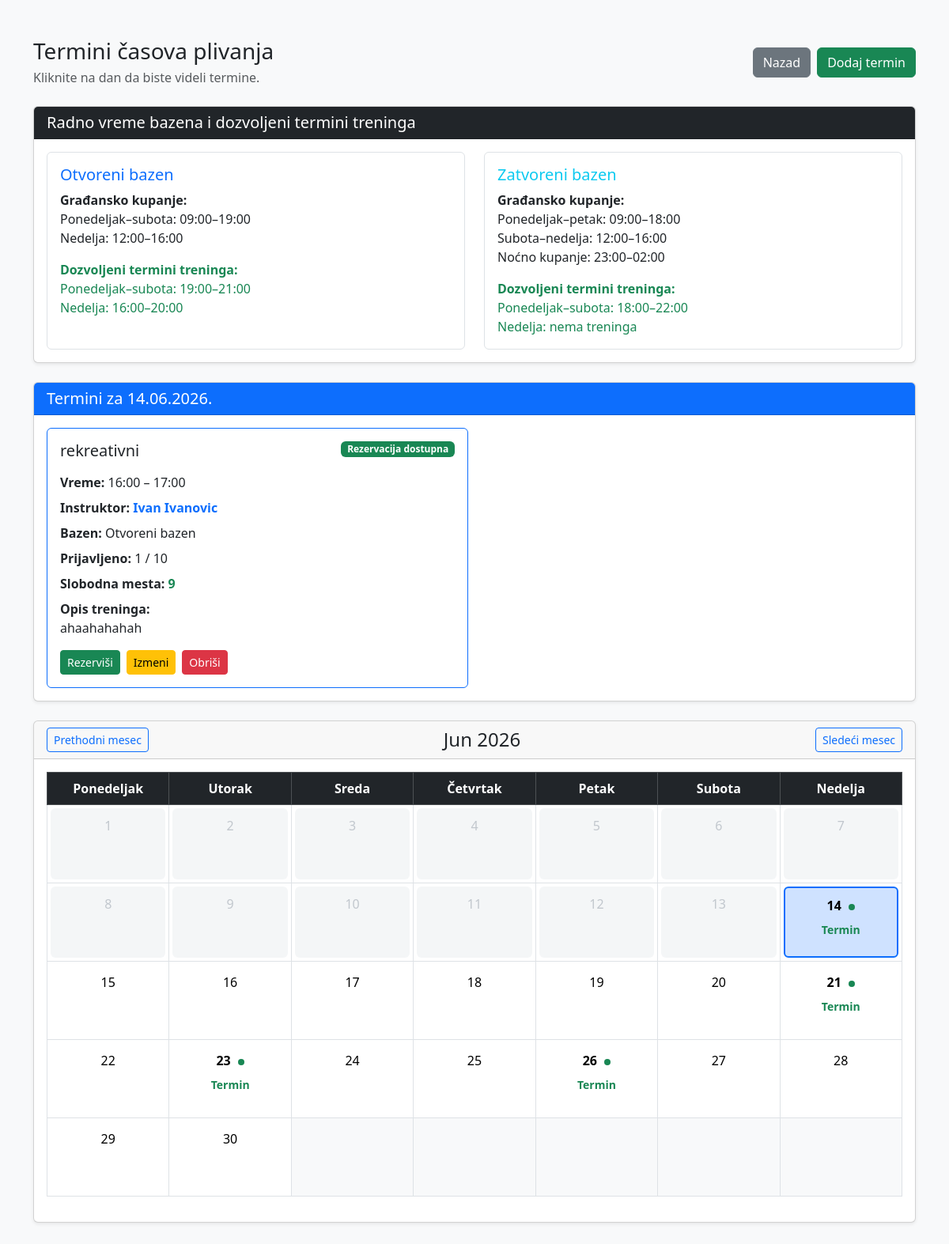
/plivanje_projekat/termini.php (signed in), run on an earlier commit of the app's database.
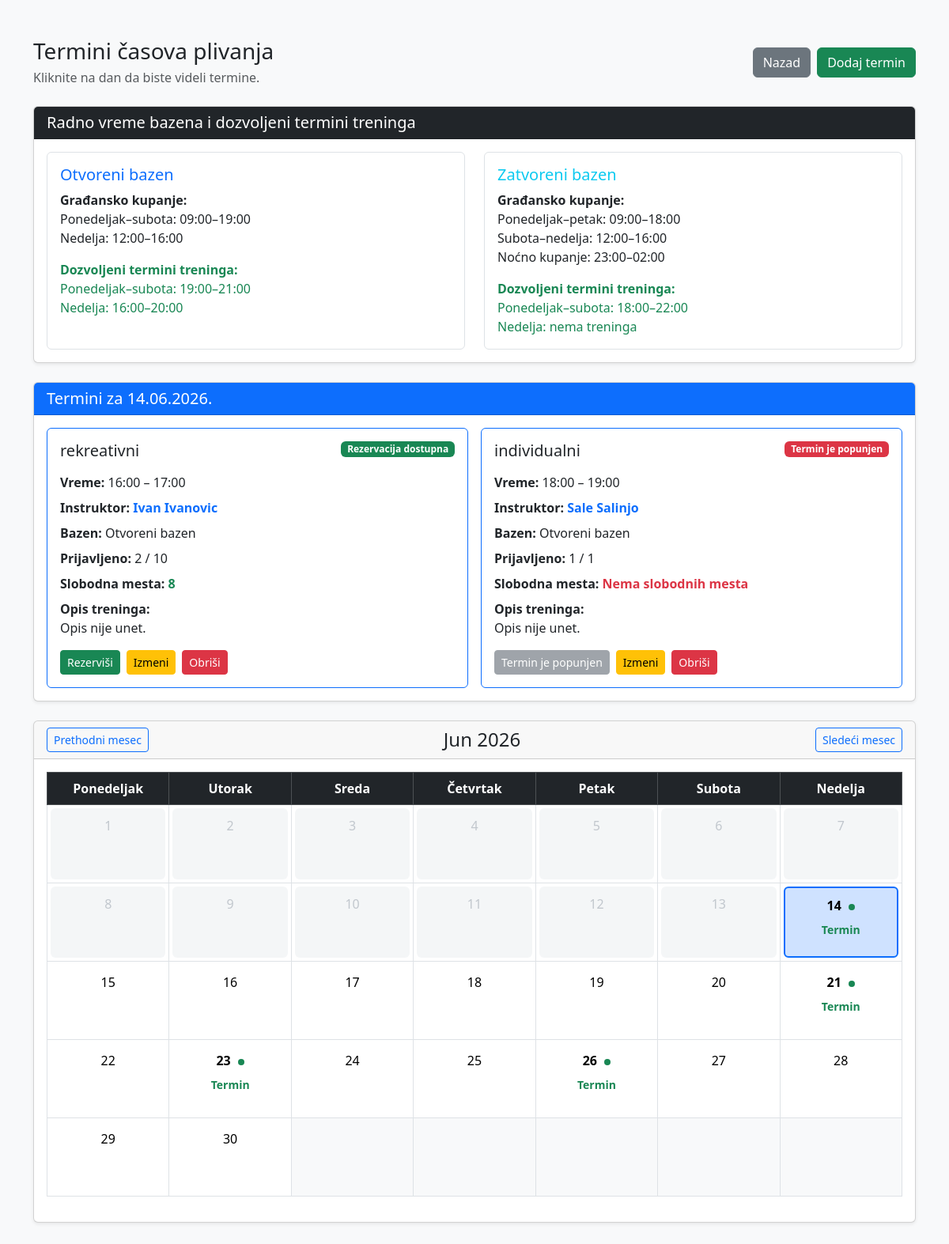
And on a later commit of the database.
### tables this page shows
CREATE TABLE IF NOT EXISTS `termini` (
  `id` int NOT NULL AUTO_INCREMENT,
  `instruktor_id` int NOT NULL,
  `datum` date NOT NULL,
  `vreme` time NOT NULL,
  `trajanje_minuta` int NOT NULL,
  `bazen` varchar(100) DEFAULT NULL,
  `tip_treninga` enum('rekreativni','takmicarski','individualni') NOT NULL DEFAULT 'rekreativni',
  `opis` text,
  `kapacitet` int NOT NULL DEFAULT '10',
  `rezervacija_dostupna` tinyint(1) NOT NULL DEFAULT '1',
  PRIMARY KEY (`id`),
  KEY `instruktor_id` (`instruktor_id`)
);

### plivanje_projekat/classes/BaseModel.php (called while the page is built, shortened)
<?php
require_once __DIR__ . '/../config/Database.php';
class BaseModel
{
    public function __construct()
    {
        $database = new Database();
        $this->connection = $database->connect();
    }
}

### plivanje_projekat/config/Database.php (called while the page is built)
<?php
class Database
{
    private string $host = 'localhost';
    private string $databaseName = 'plivanje_db';
    private string $username = 'root';
    private string $password = '';
    private ?PDO $connection = null;
    public function connect(): PDO
    {
        if ($this->connection === null) {
            try {
                $dsn = "mysql:host={$this->host};dbname={$this->databaseName};charset=utf8mb4";
                $this->connection = new PDO(
                    $dsn,
                    $this->username,
                    $this->password
                );
                $this->connection->setAttribute(
                    PDO::ATTR_ERRMODE,
                    PDO::ERRMODE_EXCEPTION
                );
                $this->connection->setAttribute(
                    PDO::ATTR_DEFAULT_FETCH_MODE,
                    PDO::FETCH_ASSOC
                );
            } catch (PDOException $exception) {
                die('Greška pri povezivanju sa bazom: ' . $exception->getMessage());
            }
        }
        return $this->connection;
    }
}

### plivanje_projekat/classes/Termin.php (called while the page is built, shortened)
<?php
require_once __DIR__ . '/BaseModel.php';
class Termin extends BaseModel implements CrudInterface
{
    public function readByDate(string $datum): array
    {
        $sql = "SELECT
                    termini.*,
                    CONCAT(
                        instruktori.ime,
                        ' ',
                        instruktori.prezime
                    ) AS instruktor_ime,
                    (
                        SELECT COUNT(*)
                        FROM rezervacije
                        WHERE rezervacije.termin_id = termini.id
                        AND rezervacije.status = 'rezervisano'
                    ) AS broj_prijavljenih
                FROM termini
                INNER JOIN instruktori
                    ON termini.instruktor_id = instruktori.id
                WHERE termini.datum = :datum
                ORDER BY termini.vreme ASC";
        $stmt = $this->connection->prepare($sql);
        $stmt->execute([
            ':datum' => $datum
        ]);
        return $stmt->fetchAll();
    }
}

### plivanje_projekat/termini.php (the view, shortened to what the rows shown need)
<?php
require_once __DIR__ . '/classes/Termin.php';
$danas = date('Y-m-d');
$terminModel = new Termin();
$trenutnaGodina = (int) date('Y');
$trenutniMesec = (int) date('m');
$godina = filter_input(
    INPUT_GET,
    'godina',
    FILTER_VALIDATE_INT
) ?: $trenutnaGodina;
$mesec = filter_input(
    INPUT_GET,
    'mesec',
    FILTER_VALIDATE_INT
) ?: $trenutniMesec;
$izabraniDatum = $_GET['datum'] ?? $danas;
$terminiZaDatum = $terminModel->readByDate(
    $izabraniDatum
);
$naziviMeseci = [
    1 => 'Januar',
    2 => 'Februar',
    3 => 'Mart',
    4 => 'April',
    5 => 'Maj',
    6 => 'Jun',
    7 => 'Jul',
    8 => 'Avgust',
    9 => 'Septembar',
    10 => 'Oktobar',
    11 => 'Novembar',
    12 => 'Decembar'
];
?>
<!DOCTYPE html>
<html lang="sr">
<head>
    <link
        href="https://cdn.jsdelivr.net/npm/bootstrap@5.3.3/dist/css/bootstrap.min.css"
        rel="stylesheet"
    >
</head>
<body class="bg-light">
<div class="container py-5">
    <div class="d-flex justify-content-between align-items-center mb-4">
        <div>
            <h1 class="h3 mb-1">
                Termini časova plivanja
            </h1>
        </div>
    </div>
    <div class="card shadow-sm mb-4">
        <div class="card-header bg-dark text-white">
            <h2 class="h5 mb-0">
                Radno vreme bazena i dozvoljeni termini treninga
            </h2>
        </div>
    </div>
    <div class="card shadow-sm mb-4">
        <div class="card-header bg-primary text-white">
            <h2 class="h5 mb-0">
                Termini za
                <?= htmlspecialchars(
                    date(
                        'd.m.Y.',
                        strtotime($izabraniDatum)
                    )
                ) ?>
            </h2>
        </div>
        <div class="card-body">
            <?php if (empty($terminiZaDatum)): ?>
                <div class="alert alert-info mb-0">
                    Za izabrani datum nema zakazanih termina.
                </div>
            <?php else: ?>
                <div class="row g-3">
                    <?php foreach ($terminiZaDatum as $termin): ?>
                        <?php
                        $vremePocetka = new DateTime(
                            $termin['vreme']
                        );
                        $vremeZavrsetka = clone $vremePocetka;
                        $vremeZavrsetka->modify(
                            '+' . (int) $termin['trajanje_minuta'] . ' minutes'
                        );
                        $brojPrijavljenih = (int) (
                            $termin['broj_prijavljenih'] ?? 0
                        );
                        $kapacitet = (int) (
                            $termin['kapacitet'] ?? 0
                        );
                        $slobodnaMesta = max(
                            0,
                            $kapacitet - $brojPrijavljenih
                        );
                        $rezervacijaOtvorena =
                            (int) $termin['rezervacija_dostupna'] === 1;
                        $rezervacijaDostupna =
                            $rezervacijaOtvorena
                            && $slobodnaMesta > 0;
                        ?>
                        <div class="col-md-6">
                            <div class="card h-100 border-primary">
                                <div class="card-body">
                                    <div class="d-flex justify-content-between align-items-start mb-3">
                                        <h3 class="h5 mb-0">
                                            <?= htmlspecialchars(
                                                $termin['tip_treninga']
                                            ) ?>
                                        </h3>
                                        <?php if ($rezervacijaDostupna): ?>
                                            <span class="badge bg-success">
                                                Rezervacija dostupna
                                            </span>
                                        <?php elseif ($slobodnaMesta <= 0): ?>
                                            <span class="badge bg-danger">
                                                Termin je popunjen
                                            </span>
                                        <?php else: ?>
                                            <span class="badge bg-secondary">
                                                Rezervacija nije dostupna
                                            </span>
                                        <?php endif; ?>
                                    </div>
                                    <p class="mb-2">
                                        <strong>Vreme:</strong>
                                        <?= $vremePocetka->format('H:i') ?>
                                        –
                                        <?= $vremeZavrsetka->format('H:i') ?>
                                    </p>
                                    <p class="mb-2">
                                        <strong>Instruktor:</strong>
                                        <a
                                            href="profil_instruktora.php?id=<?= (int) $termin['instruktor_id'] ?>"
                                            class="fw-bold text-decoration-none"
                                        >
                                            <?= htmlspecialchars(
                                                $termin['instruktor_ime']
                                            ) ?>
                                        </a>
                                    </p>
                                    <p class="mb-2">
                                        <strong>Bazen:</strong>
                                        <?= htmlspecialchars(
                                            $termin['bazen']
                                            ?? 'Nije određen'
                                        ) ?>
                                    </p>
                                    <p class="mb-2">
                                        <strong>Prijavljeno:</strong>
                                        <?= $brojPrijavljenih ?>
                                        /
                                        <?= $kapacitet ?>
                                    </p>
                                    <p class="mb-2">
                                        <strong>Slobodna mesta:</strong>
                                        <?php if ($slobodnaMesta > 0): ?>
                                            <span class="text-success fw-bold">
                                                <?= $slobodnaMesta ?>
                                            </span>
                                        <?php else: ?>
                                            <span class="text-danger fw-bold">
                                                Nema slobodnih mesta
                                            </span>
                                        <?php endif; ?>
                                    </p>
                                    <p class="mb-3">
                                        <strong>Opis treninga:</strong><br>
                                        <?= nl2br(
                                            htmlspecialchars(
                                                $termin['opis']
                                                ?? 'Opis nije unet.'
                                            )
                                        ) ?>
                                    </p>
                                    <div class="d-flex flex-wrap gap-2">
                                        <?php if ($rezervacijaDostupna): ?>
                                            <a
                                                href="rezervisi_termin.php?id=<?= (int) $termin['id'] ?>"
                                                class="btn btn-success btn-sm"
                                            >
                                                Rezerviši
                                            </a>
                                        <?php elseif ($slobodnaMesta <= 0): ?>
                                            <button
                                                type="button"
                                                class="btn btn-secondary btn-sm"
                                                disabled
                                            >
                                                Termin je popunjen
                                            </button>
                                        <?php endif; ?>
                                        <a
                                            href="izmeni_termin.php?id=<?= (int) $termin['id'] ?>"
                                            class="btn btn-warning btn-sm"
                                        >
                                            Izmeni
                                        </a>
                                        <a
                                            href="obrisi_termin.php?id=<?= (int) $termin['id'] ?>"
                                            class="btn btn-danger btn-sm"
                                            onclick="return confirm('Da li sigurno želite da obrišete termin?')"
                                        >
                                            Obriši
                                        </a>
                                    </div>
                                </div>
                            </div>
                        </div>
                    <?php endforeach; ?>
                </div>
            <?php endif; ?>
        </div>
    </div>
    <div class="card shadow-sm">
        <div class="card-header">
            <div class="d-flex justify-content-between align-items-center">
                <h2 class="h4 mb-0">
                    <?= $naziviMeseci[$mesec] ?>
                    <?= $godina ?>
                </h2>
            </div>
        </div>
        <div class="card-body">
            <div class="table-responsive">
                <table class="table table-bordered calendar-table text-center">
                    <thead class="table-dark">
                    <tr>
                        <th>Ponedeljak</th>
                        <th>Utorak</th>
                        <th>Sreda</th>
                        <th>Četvrtak</th>
                        <th>Petak</th>
                        <th>Subota</th>
                        <th>Nedelja</th>
                    </tr>
                    </thead>
                </table>
            </div>
        </div>
    </div>
</div>
</body>
</html>

What changed in the data, as far as the page shows it:
changed termini "rekreativni": brojPrijavljenih "1" → "2"; slobodnaMesta "9" → "8"; opis "ahaahahahah" → "Opis nije unet."
added termini: tip_treninga "individualni", rezervacija_dostupna "Termin je popunjen", vreme "18:00", $vremeZavrsetka->format('H:i') "19:00", instruktor_ime "Sale Salinjo", bazen "Otvoreni bazen", brojPrijavljenih "1", kapacitet "1", shows "Nema slobodnih mesta", opis "Opis nije unet."
